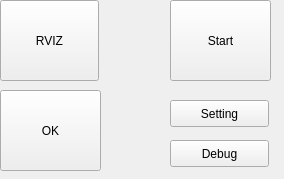
<?xml version="1.0" encoding="UTF-8"?>
<ui version="4.0">
 <class>BHandQWidget</class>
 <widget class="QWidget" name="BHandQWidget">
  <property name="geometry">
   <rect>
    <x>0</x>
    <y>0</y>
    <width>284</width>
    <height>179</height>
   </rect>
  </property>
  <property name="windowTitle">
   <string/>
  </property>
  <widget class="QPushButton" name="pushButton">
   <property name="geometry">
    <rect>
     <x>170</x>
     <y>0</y>
     <width>101</width>
     <height>81</height>
    </rect>
   </property>
   <property name="text">
    <string>Start</string>
   </property>
  </widget>
  <widget class="QPushButton" name="pushButton_2">
   <property name="geometry">
    <rect>
     <x>0</x>
     <y>0</y>
     <width>99</width>
     <height>81</height>
    </rect>
   </property>
   <property name="text">
    <string>RVIZ</string>
   </property>
  </widget>
  <widget class="QPushButton" name="pushButton_3">
   <property name="geometry">
    <rect>
     <x>170</x>
     <y>140</y>
     <width>99</width>
     <height>27</height>
    </rect>
   </property>
   <property name="text">
    <string>Debug</string>
   </property>
  </widget>
  <widget class="QPushButton" name="pushButton_4">
   <property name="geometry">
    <rect>
     <x>170</x>
     <y>100</y>
     <width>99</width>
     <height>27</height>
    </rect>
   </property>
   <property name="text">
    <string>Setting</string>
   </property>
  </widget>
  <widget class="QPushButton" name="pushButton_5">
   <property name="geometry">
    <rect>
     <x>0</x>
     <y>90</y>
     <width>101</width>
     <height>81</height>
    </rect>
   </property>
   <property name="text">
    <string>OK</string>
   </property>
  </widget>
 </widget>
 <resources/>
 <connections/>
</ui>
